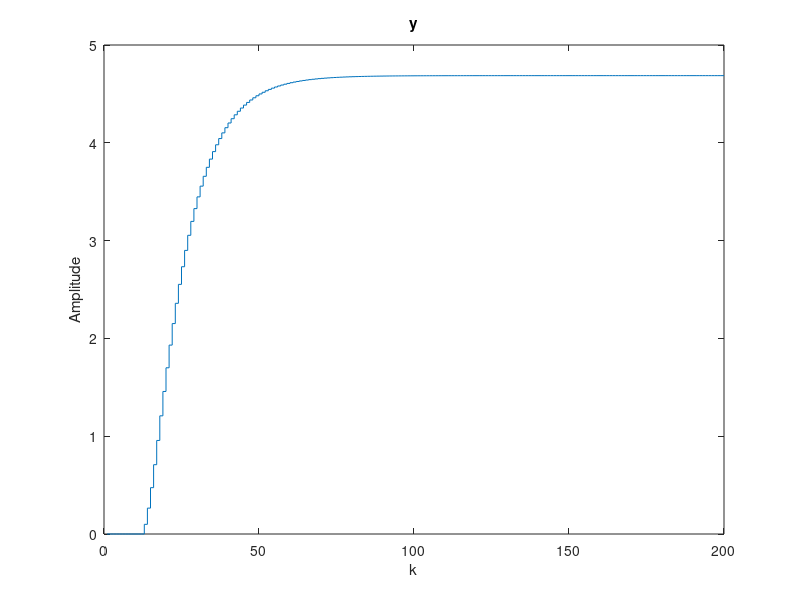
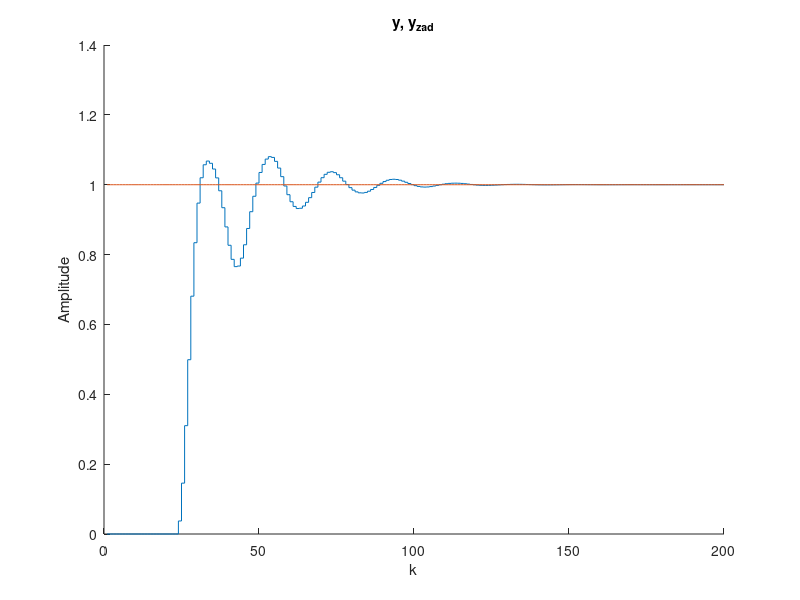
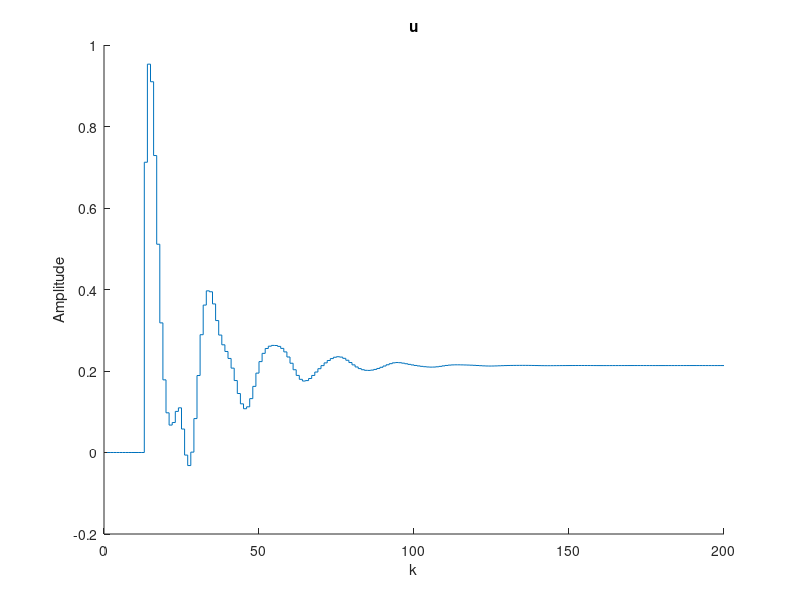

Write MATLAB code to recreate these figures, in order.
%Michał Stolarz
%Zad nr 5

%##########Odpowiedź skokowa obiektu###############

kk=200%koniec symulacji 

x=1:kk
y=zeros(kk,1);
u=zeros(kk,1);

%warunki pocztkowe 
u(1:12)=1; 
y(1:12)=0; 
u(1:12)=1; 
u(13:kk)=1;  

for k=13:kk; %główna petla symulacyjna 
%symulacja obiektu 
     y(k)=1.677*y(k-1)-0.6981*y(k-2)+0.0524*u(k-11)+0.04649*u(k-12); 
end; 

%wyniki symulacji
figure;
stairs(x,y); 
title("y");
ylabel("Amplitude");
xlabel("k");
hold off



% Wektor z rzędnymi odpowiedzi skokowych obiektu

s = y;

% Horyzonty
D=80

N=D
Nu=D
% Współczynnik kary za przyrosty sterowania

lambda=1; 

% Generacja macierzy

M=zeros(N,Nu);
for i=1:N
   for j=1:Nu
      if (i>=j)
         M(i,j)=s(i-j+1);
      end;
   end;
end;

MP=zeros(N,D-1);
for i=1:N
   for j=1:D-1
      if i+j<=D
         MP(i,j)=s(i+j)-s(j);
      else
         MP(i,j)=s(D)-s(j);
      end;      
   end;
end;

% Obliczanie parametrów regulatora

I=eye(Nu);
K=((M'*M+lambda*I)^-1)*M';

y_zad = ones(kk,1);
y_model = zeros(kk,1);
d_u=zeros(N,1);
d_u_stare = zeros(D,1);
u = zeros(kk,1);

for k=13:kk; %główna petla symulacyjna 
   
   y_model(k)=1.677*y_model(k-1)-0.6981*y_model(k-2)+0.0524*u(k-11)+0.04649*u(k-12); %odpowiedź modelu na sterowanie 
  
   d_u = K*(y_zad(1)*ones(N,1)- y_model(k)*ones(N,1) -MP*d_u_stare(1:D-1)); %zmiana sterowania
   
   d_u_stare(2:end)=d_u_stare(1:end-1);%przesuniecie
   d_u_stare(1) = d_u(1);
   
   u(k)=u(k-1)+d_u(1); %sterowanie
   
end

%wartość zadana
figure
hold on
stairs(y_model);
stairs(y_zad) 
title("y, y_{zad}")
ylabel("Amplitude");
xlabel("k");
hold off

%sterowanie
figure
hold on
stairs(u); 
title("u")
ylabel("Amplitude");
xlabel("k");
hold off